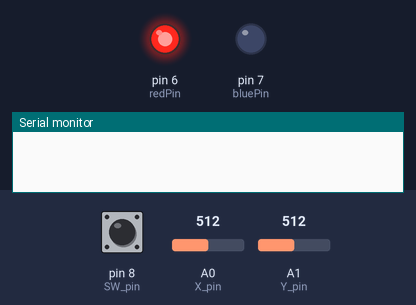
The sketch below on a simulated Arduino Uno, built with avr-gcc and run on an emulated ATmega328P. Shown: output pins drawn as LEDs (lit = HIGH), the last lines printed to the serial monitor. The test bench sets the inputs (shaded band); at power-on: pin 8 (SW_pin) HIGH, A1 (Y_pin) = 512, A0 (X_pin) = 512.

Above: at 1.2 s.
1.3 s: pin 8 (SW_pin) pulsed LOW 2 times (0.12 s each, 0.3 s apart)
At 2.3 s:
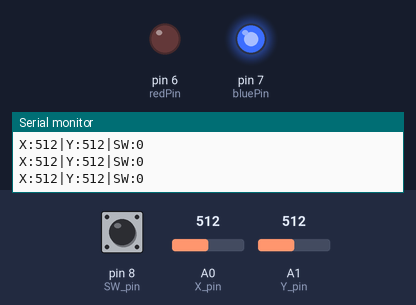
6.4 s: A1 (Y_pin) set to 990
9.4 s: A1 (Y_pin) set to 1008
10.9 s: pin 8 (SW_pin) pulsed LOW 5 times (0.12 s each, 0.3 s apart)
At 11.7 s:
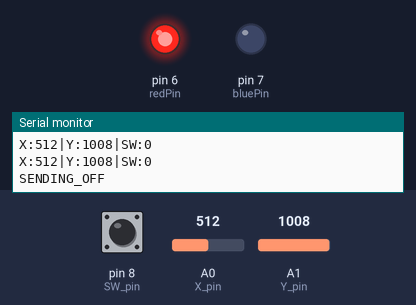
13.9 s: A0 (X_pin) set to 8
15.4 s: A0 (X_pin) set to 11
Timing chart, 0 to 17.9 s (numbered marks = the images above; inputs shaded):
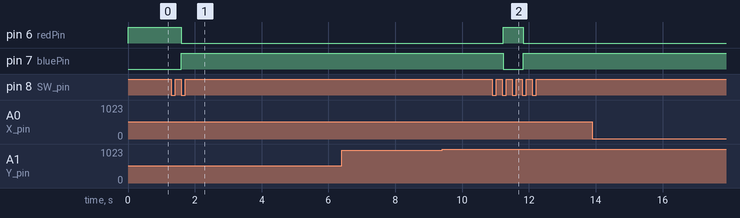

Measured:
- after the input at 1.3 s, pin 6 (redPin): HIGH → LOW after 0.30 s; pin 7 (bluePin): LOW → HIGH after 0.30 s
- after the input at 10.9 s, pin 6 (redPin): LOW → HIGH after 0.33 s, → LOW 0.60 s later; pin 7 (bluePin): HIGH → LOW after 0.33 s, → HIGH 0.60 s later

The sketch:

hw-504-joystick-send-values.ino
```cpp
/*
Step 1: Arduino sends the coordinates to computer

The order of running the code:

  1. Upload the hw-504-joystick-send-values.ino to Arduino.

  2. Run pi-receiver.py on the Raspberry Pi first, and it will start listening on the specified port and wait for a connection.

  3. Next, run computer-bridge.py on the computer. It will connect to the Raspberry Pi and start reading from the Arduino.
        Once the double-press on the joystick is done, the Pi will start receiving and printing the joystick data.

*/


// Arduino pin numbers
const int SW_pin = 8; // digital pin connected to switch output
const int X_pin = A0; // analog pin connected to X output
const int Y_pin = A1; // analog pin connected to Y output

// RGB LED pins
int redPin = 6;
int bluePin = 7;


// Double press variables
unsigned long lastPressTime = 0;
const unsigned long doublePressDelay = 500; // max time between presses in milliseconds
int pressCount = 0;
bool sendingEnabled = false;

void setup() {
  pinMode(SW_pin, INPUT_PULLUP); // internal pullup resistor
  Serial.begin(9600);

  pinMode(redPin, OUTPUT);
  pinMode(bluePin, OUTPUT);

  //start LED as OFF (remote is OFF)
  digitalWrite(redPin, HIGH);   // RED
  digitalWrite(bluePin, LOW);
}

void loop() {
  // Read joystick button: 1(HIGH) if not pressed, 0(LOW) if pressed
  int swState = digitalRead(SW_pin);

  static int lastSwState = HIGH;

  if (lastSwState == HIGH && swState == LOW) { // button pressed
    unsigned long currentTime = millis();
    if (currentTime - lastPressTime < doublePressDelay) {
      pressCount++;
    } else {
      pressCount = 1;
    }
    lastPressTime = currentTime;

    if (pressCount == 2) {
      sendingEnabled = !sendingEnabled; // toggle sending
      pressCount = 0;
      Serial.print("SENDING_");
      Serial.println(sendingEnabled ? "ON" : "OFF");

      // LED feedback for ON/OFF state
      if (sendingEnabled) {
        // ON = BLUE
        digitalWrite(redPin, LOW);
        digitalWrite(bluePin, HIGH);
      } else {
        // OFF = RED
        digitalWrite(redPin, HIGH);
        digitalWrite(bluePin, LOW);
      }

    }
  }
  lastSwState = swState;

  // Send joystick data only if sending is enabled
  if (sendingEnabled) {
    int x = analogRead(X_pin);
    int y = analogRead(Y_pin);
    int sw = swState == LOW ? 1 : 0; // active LOW: pressed=1, released=0
    Serial.print("X:");
    Serial.print(x);
    Serial.print("|Y:");
    Serial.print(y);
    Serial.print("|SW:");
    Serial.println(sw);
  }

  delay(50); // small delay for stability
}


/*

Reference:
Code adapted from https://lastminuteengineers.com/joystick-interfacing-arduino-processing/
Information learned from https://docs.cirkitdesigner.com/component/fa55a084-79fb-4baa-914f-2151a791a6b0/joystick-module
Code adapted from https://projecthub.arduino.cc/semsemharaz/interfacing-rgb-led-with-arduino-b59902

*/
```
